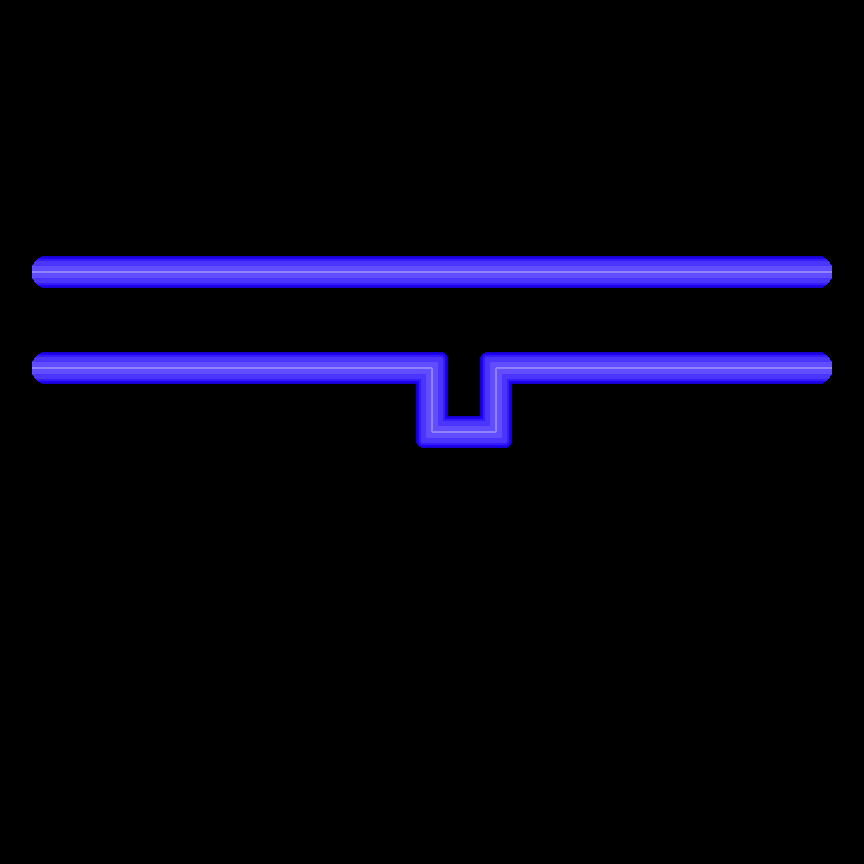

Below is a game level as drawn by its tile map, then a one-line description and the .tmx that defines it (tile-layer data replaced by summaries):
An orthogonal 27x27 tile map with 32x32 px tiles, 1 tile layer (tileLayer) and 53 objects (47x coin, 2x warp, playerStart, bomb).

<map version="1.0" orientation="orthogonal" renderorder="right-down" width="27" height="27" tilewidth="32" tileheight="32" nextobjectid="79">
 <tileset firstgid="1" name="test.png" tilewidth="32" tileheight="32">
  <image source="textures/test.png.png" width="128" height="256" />
 </tileset>
 <layer name="tileLayer" width="27" height="27">
  <data>[729 cells, 729 non-empty, 9 distinct tile ids]</data>
 </layer>
 <objectgroup name="collisionLayer">
  <object id="1" x="32" y="256" width="800" height="32" />
  <object id="77" x="32" y="352">
   <polyline points="0,0 416,0 416,64 448,64 448,0 800,0 800,32 480,32 480,96 384,96 384,32 0,32 0,0" />
  </object>
 </objectgroup>
 <objectgroup name="entityLayer">
  <object id="16" name="coin" gid="18" x="64" y="320" width="32" height="32" />
  <object id="17" name="coin" gid="18" x="64" y="352" width="32" height="32" />
  <object id="18" name="coin" gid="18" x="96" y="320" width="32" height="32" />
  <object id="19" name="coin" gid="18" x="96" y="352" width="32" height="32" />
  <object id="20" name="coin" gid="18" x="96" y="320" width="32" height="32" />
  <object id="21" name="coin" gid="18" x="96" y="352" width="32" height="32" />
  <object id="22" name="coin" gid="18" x="128" y="320" width="32" height="32" />
  <object id="23" name="coin" gid="18" x="128" y="352" width="32" height="32" />
  <object id="24" name="coin" gid="18" x="160" y="320" width="32" height="32" />
  <object id="25" name="coin" gid="18" x="160" y="352" width="32" height="32" />
  <object id="26" name="coin" gid="18" x="192" y="320" width="32" height="32" />
  <object id="27" name="coin" gid="18" x="192" y="352" width="32" height="32" />
  <object id="28" name="coin" gid="18" x="224" y="320" width="32" height="32" />
  <object id="29" name="coin" gid="18" x="224" y="352" width="32" height="32" />
  <object id="30" name="coin" gid="18" x="256" y="320" width="32" height="32" />
  <object id="31" name="coin" gid="18" x="256" y="352" width="32" height="32" />
  <object id="32" name="coin" gid="18" x="288" y="320" width="32" height="32" />
  <object id="33" name="coin" gid="18" x="288" y="352" width="32" height="32" />
  <object id="34" name="coin" gid="18" x="320" y="320" width="32" height="32" />
  <object id="35" name="coin" gid="18" x="320" y="352" width="32" height="32" />
  <object id="36" name="coin" gid="18" x="352" y="320" width="32" height="32" />
  <object id="37" name="coin" gid="18" x="352" y="352" width="32" height="32" />
  <object id="38" name="coin" gid="18" x="384" y="320" width="32" height="32" />
  <object id="39" name="coin" gid="18" x="384" y="352" width="32" height="32" />
  <object id="40" name="coin" gid="18" x="416" y="320" width="32" height="32" />
  <object id="42" name="coin" gid="18" x="448" y="320" width="32" height="32" />
  <object id="43" name="coin" gid="18" x="448" y="352" width="32" height="32" />
  <object id="44" name="coin" gid="18" x="480" y="320" width="32" height="32" />
  <object id="45" name="coin" gid="18" x="480" y="352" width="32" height="32" />
  <object id="46" name="coin" gid="18" x="512" y="320" width="32" height="32" />
  <object id="47" name="coin" gid="18" x="512" y="352" width="32" height="32" />
  <object id="48" name="coin" gid="18" x="544" y="320" width="32" height="32" />
  <object id="49" name="coin" gid="18" x="544" y="352" width="32" height="32" />
  <object id="50" name="coin" gid="18" x="576" y="320" width="32" height="32" />
  <object id="51" name="coin" gid="18" x="576" y="352" width="32" height="32" />
  <object id="52" name="coin" gid="18" x="608" y="320" width="32" height="32" />
  <object id="53" name="coin" gid="18" x="608" y="352" width="32" height="32" />
  <object id="54" name="coin" gid="18" x="640" y="320" width="32" height="32" />
  <object id="55" name="coin" gid="18" x="640" y="352" width="32" height="32" />
  <object id="56" name="coin" gid="18" x="672" y="320" width="32" height="32" />
  <object id="57" name="coin" gid="18" x="672" y="352" width="32" height="32" />
  <object id="58" name="coin" gid="18" x="704" y="320" width="32" height="32" />
  <object id="59" name="coin" gid="18" x="704" y="352" width="32" height="32" />
  <object id="60" name="coin" gid="18" x="736" y="320" width="32" height="32" />
  <object id="61" name="coin" gid="18" x="736" y="352" width="32" height="32" />
  <object id="62" name="coin" gid="18" x="768" y="320" width="32" height="32" />
  <object id="63" name="coin" gid="18" x="768" y="352" width="32" height="32" />
  <object id="66" name="playerStart" gid="17" x="416" y="352" width="32" height="32" />
  <object id="68" name="warp" gid="25" x="0" y="320" width="32" height="32">
   <properties>
    <property name="targetX" value="832" />
    <property name="targetY" value="512" />
   </properties>
  </object>
  <object id="74" name="warp" gid="25" x="0" y="352" width="32" height="32">
   <properties>
    <property name="targetX" value="832" />
    <property name="targetY" value="480" />
   </properties>
  </object>
  <object id="75" name="bomb" gid="19" x="448" y="384" width="32" height="32" />
 </objectgroup>
</map>